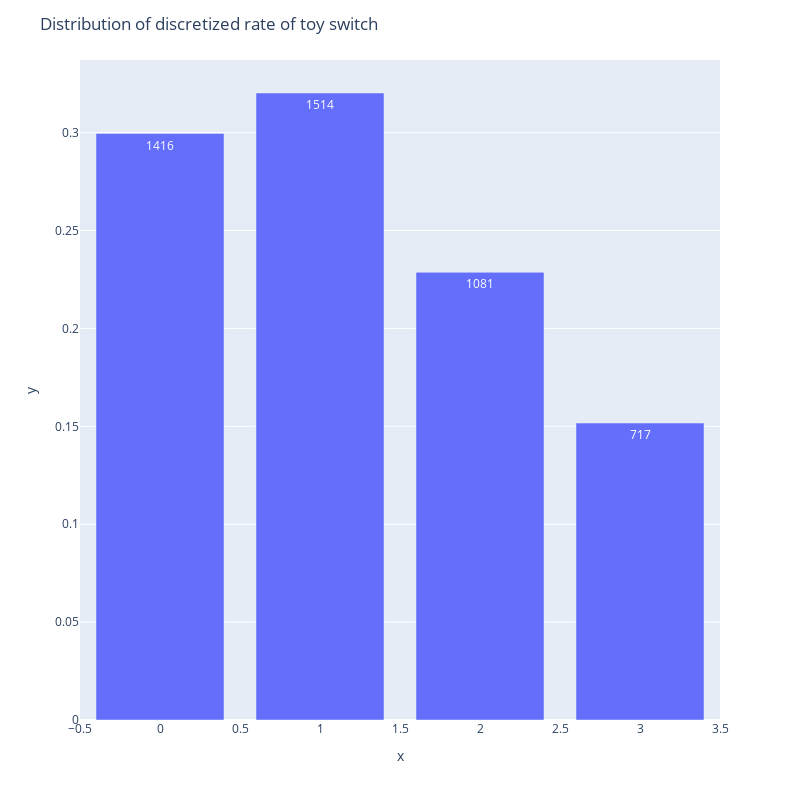

Notebook code cell kept with this figure:
### Markdown cell above
## Discretization

### Code cell
toy_switch_bins = [0, 4, 8, 12]
n_bin_ep_rate = range(len(toy_switch_bins))
discretized_toy_switch_rate = np.digitize(input_list[:,0], toy_switch_bins, right = False)
# discretized_toy_switch_rate = discretized_ep_rate -1
_, counts = np.unique(discretized_toy_switch_rate, return_counts = True) 
heights = counts/counts.sum()
fig = px.bar(x = n_bin_ep_rate, y = heights, text=counts)
fig.update_layout(width=800, height=800, 
                        title_text='Distribution of discretized rate of toy switch',
                     xaxis = dict(
                    tickmode = 'array',
                    # tickvals = ep_rate_dict[window_size],
                ))
fig.show()

### Figure 1 — Plotly figure (JSON) as saved in the notebook; plotly's stock layout.template omitted (floating-point values rounded to 4 significant figures)
{"data": [{"alignmentgroup": "True", "hovertemplate": "x=%{x}<br>y=%{y}<br>text=%{text}<extra></extra>", "legendgroup": "", "marker": {"color": "#636efa"}, "name": "", "offsetgroup": "", "orientation": "v", "showlegend": false, "text": [1416, 1514, 1081, 717], "textposition": "auto", "type": "bar", "x": [0, 1, 2, 3], "xaxis": "x", "y": [0.2995, 0.3202, 0.2286, 0.1516], "yaxis": "y"}], "layout": {"barmode": "relative", "height": 800, "legend": {"tracegroupgap": 0}, "margin": {"t": 60}, "title": {"text": "Distribution of discretized rate of toy switch"}, "width": 800, "xaxis": {"anchor": "y", "domain": [0, 1], "tickmode": "array", "title": {"text": "x"}}, "yaxis": {"anchor": "x", "domain": [0, 1], "title": {"text": "y"}}}}
